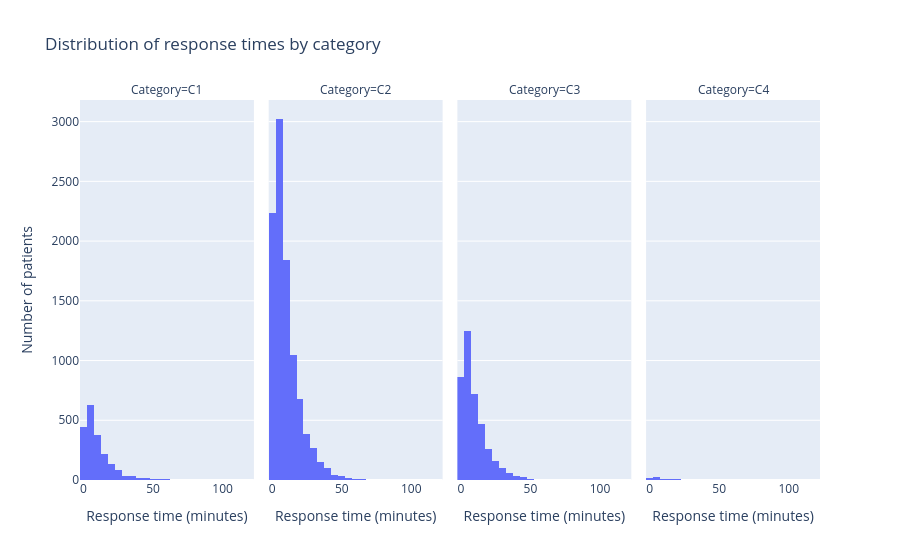

The notebook cell saved with this chart:
### Code cell
df = pd.DataFrame(
    {
        "response_time": [p.response_time for p in model.patients],
        "category": [p.category for p in model.patients],
    }
)

fig = px.histogram(
    df,
    x="response_time",
    facet_col="category",
    nbins=50,
    category_orders={"category": ["C1", "C2", "C3", "C4"]},
    labels={
        "response_time": "Response time (minutes)",
        "category": "Category",
    },
    title="Distribution of response times by category",
)

# fig.update_yaxes(
#    matches=None,
#    showticklabels=True,
# )
fig.layout.yaxis.title.text = "Number of patients"

fig.show()

### Figure 1 — Plotly figure (JSON) as saved in the notebook; plotly's stock layout.template omitted (floating-point values rounded to 4 significant figures; data arrays with more than 128 entries replaced by an {"elided": "..."} marker saying what was removed)
{"data": [{"bingroup": "x", "hovertemplate": "Category=C1<br>Response time (minutes)=%{x}<br>count=%{y}<extra></extra>", "legendgroup": "", "marker": {"color": "#636efa", "pattern": {"shape": ""}}, "name": "", "nbinsx": 50, "orientation": "v", "showlegend": false, "type": "histogram", "x": {"elided": "2016 float values"}, "xaxis": "x", "yaxis": "y"}, {"bingroup": "x", "hovertemplate": "Category=C2<br>Response time (minutes)=%{x}<br>count=%{y}<extra></extra>", "legendgroup": "", "marker": {"color": "#636efa", "pattern": {"shape": ""}}, "name": "", "nbinsx": 50, "orientation": "v", "showlegend": false, "type": "histogram", "x": {"elided": "9861 float values"}, "xaxis": "x2", "yaxis": "y2"}, {"bingroup": "x", "hovertemplate": "Category=C3<br>Response time (minutes)=%{x}<br>count=%{y}<extra></extra>", "legendgroup": "", "marker": {"color": "#636efa", "pattern": {"shape": ""}}, "name": "", "nbinsx": 50, "orientation": "v", "showlegend": false, "type": "histogram", "x": {"elided": "3956 float values"}, "xaxis": "x3", "yaxis": "y3"}, {"bingroup": "x", "hovertemplate": "Category=C4<br>Response time (minutes)=%{x}<br>count=%{y}<extra></extra>", "legendgroup": "", "marker": {"color": "#636efa", "pattern": {"shape": ""}}, "name": "", "nbinsx": 50, "orientation": "v", "showlegend": false, "type": "histogram", "x": [3.187, 14.76, 2.933, 0.5309, 5.691, 15.61, 18.27, 6.83, 2.695, 2.87, 6.654, 2.318, 7.318, 1.798, 19.39, 8.656, 26.01, 0.4556, 1.77, 1.833, 8.112, 9.595, 2.142, 6.983, 3.866, 7.884, 26.62, 2.79, 3.159, 7.936, 5.42, 15.35, 33.48, 10.64, 4.772, 24.06, 19.03, 15.83, 0.5069, 12.41, 21.61, 4.361, 1.441, 0.599, 14.97, 15.87, 32.33, 19.16, 2.286, 2.027, 12.08, 1.11, 6.253, 1.067, 3.829, 12.83, 14.06, 0.4178, 0.1284, 5.118, 5.4, 3.643, 27.88, 2.391, 7.98, 0.499, 16.06, 3.427, 12.79, 14.14, 1.006, 14.01, 3.937, 4.771, 58.13, 12.37], "xaxis": "x4", "yaxis": "y4"}], "layout": {"annotations": [{"font": {}, "showarrow": false, "text": "Category=C1", "x": 0.1175, "xanchor": "center", "xref": "paper", "y": 1, "yanchor": "bottom", "yref": "paper"}, {"font": {}, "showarrow": false, "text": "Category=C2", "x": 0.3725, "xanchor": "center", "xref": "paper", "y": 1, "yanchor": "bottom", "yref": "paper"}, {"font": {}, "showarrow": false, "text": "Category=C3", "x": 0.6275, "xanchor": "center", "xref": "paper", "y": 1, "yanchor": "bottom", "yref": "paper"}, {"font": {}, "showarrow": false, "text": "Category=C4", "x": 0.8825, "xanchor": "center", "xref": "paper", "y": 1, "yanchor": "bottom", "yref": "paper"}], "barmode": "relative", "legend": {"tracegroupgap": 0}, "title": {"text": "Distribution of response times by category"}, "xaxis": {"anchor": "y", "domain": [0, 0.235], "title": {"text": "Response time (minutes)"}}, "xaxis2": {"anchor": "y2", "domain": [0.255, 0.49], "matches": "x", "title": {"text": "Response time (minutes)"}}, "xaxis3": {"anchor": "y3", "domain": [0.51, 0.745], "matches": "x", "title": {"text": "Response time (minutes)"}}, "xaxis4": {"anchor": "y4", "domain": [0.765, 1], "matches": "x", "title": {"text": "Response time (minutes)"}}, "yaxis": {"anchor": "x", "domain": [0, 1], "title": {"text": "Number of patients"}}, "yaxis2": {"anchor": "x2", "domain": [0, 1], "matches": "y", "showticklabels": false}, "yaxis3": {"anchor": "x3", "domain": [0, 1], "matches": "y", "showticklabels": false}, "yaxis4": {"anchor": "x4", "domain": [0, 1], "matches": "y", "showticklabels": false}}}
